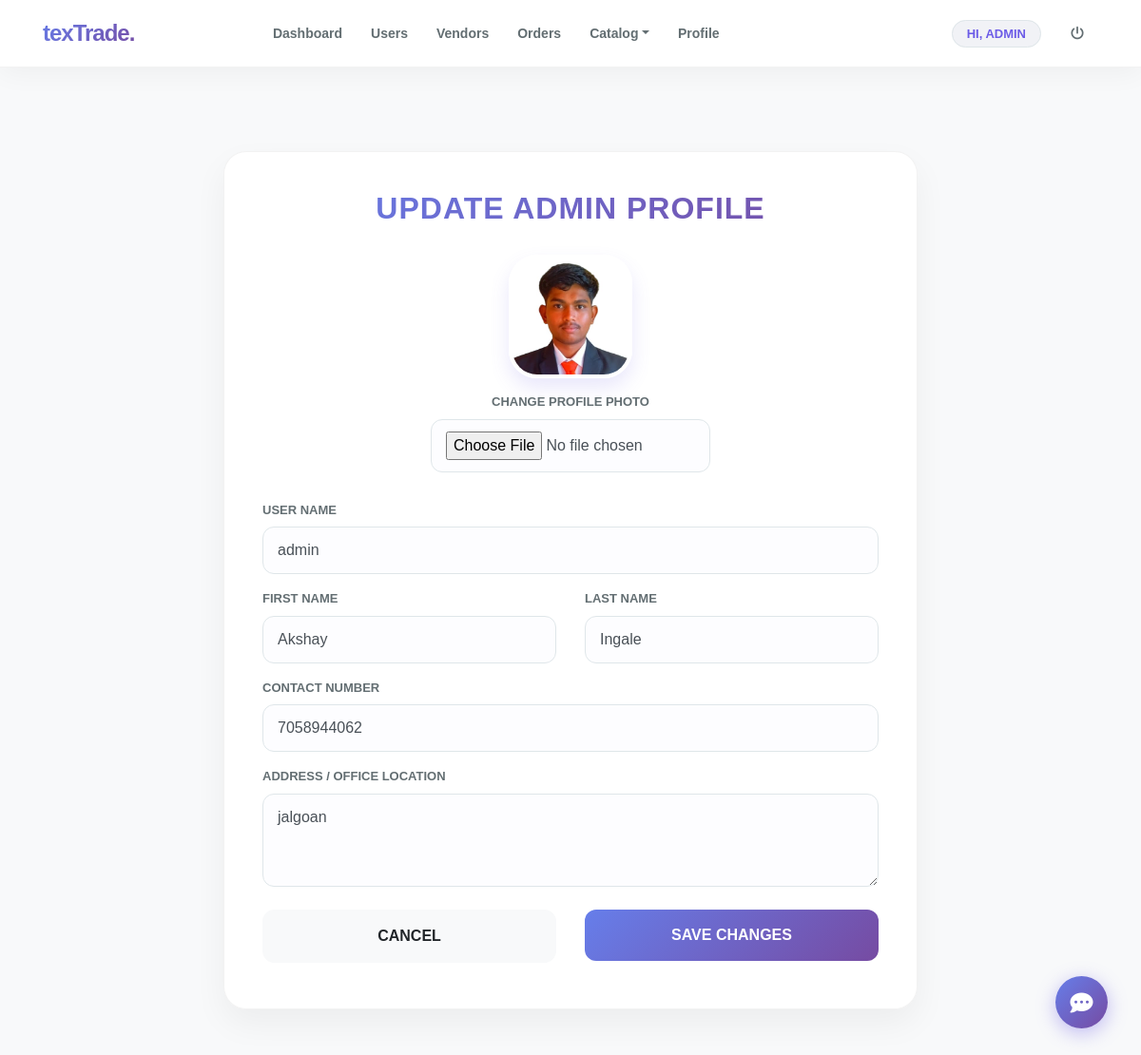
Page /admin_edit_profile (signed in) on the committed database.
### textiles/models.py (models this page shows, shortened)
class Admin(models.Model):
    id = models.AutoField(primary_key=True)
    user = models.ForeignKey(User, on_delete=models.CASCADE, null=True)
    image = models.FileField(upload_to='images/')
    address = models.CharField(max_length=50)
    contact = models.CharField(max_length=10)

### textiles/views.py (the view, shortened to what this page needs)
# urls.py: path('admin_edit_profile',Admin_edit_profile,name="admin_edit_profile"),
def Admin_edit_profile(request):
    if not request.user.is_authenticated:
        return redirect('login_admin')
    pro = Admin.objects.get(user=request.user)
    error = False
    return render(request, 'admin_edit_profile.html',{'pro':pro,'error': error})

### textiles/templates/admin_edit_profile.html (shortened to what this page needs)
{% extends 'navigation.html' %}
{% load static %}
{% block body %}
<div class="container">
    <div class="row justify-content-center">
        <div class="col-lg-8">
            <div class="edit-card">
                <h2 class="section-title">Update Admin Profile</h2>
                <form method="post" action="" enctype="multipart/form-data">
                    <div class="profile-preview-wrapper">
                        {% if pro.image %}
                            <img src="{{ pro.image.url }}" id="imgView" class="img-preview">
                        {% else %}
                            <img src="{% static 'images/admin-default.png' %}" id="imgView" class="img-preview">
                        {% endif %}
                        <div class="col-md-6 mx-auto">
                            <label class="form-label">Change Profile Photo</label>
                            <input type="file" name="image" class="form-control" onchange="previewImage(event)">
                        </div>
                    </div>
                    <div class="row">
                        <div class="col-md-12 mb-3">
                         <label class="form-label">User Name</label>
                            <input type="text" name="uname" class="form-control" value="{{ pro.user.username }}" required>
                         </div>
                    </div>
                    <div class="row">
                        <div class="col-md-6 mb-3">
                            <label class="form-label">First Name</label>
                            <input type="text" name="fname" class="form-control" value="{{ pro.user.first_name }}" required>
                        </div>
                        <div class="col-md-6 mb-3">
                            <label class="form-label">Last Name</label>
                            <input type="text" name="lname" class="form-control" value="{{ pro.user.last_name }}" required>
                        </div>
                    </div>
                    <div class="mb-3">
                        <label class="form-label">Contact Number</label>
                        <input type="text" name="contact" class="form-control" value="{{ pro.contact }}" required>
                    </div>
                    <div class="mb-3">
                        <label class="form-label">Address / Office Location</label>
                        <textarea name="address" class="form-control" rows="3" required>{{ pro.address }}</textarea>
                    </div>
                    <div class="row mt-4">
                        <div class="col-md-6 mb-2">
                            <a href="{% url 'admin_profile' %}" class="btn btn-block btn-light" style="border-radius: 12px; padding: 15px; font-weight: 700;">CANCEL</a>
                        </div>
                        <div class="col-md-6">
                            <button type="submit" class="btn-save" style="margin-top:0;">SAVE CHANGES</button>
                        </div>
                    </div>
                </form>
            </div>
        </div>
    </div>
</div>
{% endblock %}

### textiles/templates/navigation.html (shortened to what this page needs)
<!DOCTYPE html>
<html lang="en">
<head>
    {% load static %}
    <link rel="stylesheet" href="https://maxcdn.bootstrapcdn.com/bootstrap/4.0.0/css/bootstrap.min.css">
    <link rel="stylesheet" href="https://cdnjs.cloudflare.com/ajax/libs/font-awesome/6.4.0/css/all.min.css">
</head>
<body>
<nav class="navbar navbar-expand-lg fixed-top">
    <div class="container">
        <a class="navbar-brand" href="{% url 'home' %}">texTrade.</a>
        <div class="collapse navbar-collapse" id="mainNavbar">
            <ul class="navbar-nav mx-auto">
                {% if request.user.is_superuser %}
                    <li class="nav-item"><a class="nav-link" href="{% url 'admin_home' %}">Dashboard</a></li>
                    <li class="nav-item"><a class="nav-link" href="{% url 'view_user' %}">Users</a></li>
                    <li class="nav-item"><a class="nav-link" href="{% url 'view_vendors' %}">Vendors</a></li>
                     <li class="nav-item"><a class="nav-link" href="{% url 'admin_viewBooking' %}">Orders</a></li>
                    <li class="nav-item dropdown">
                        <a class="nav-link dropdown-toggle" href="#" data-toggle="dropdown">Catalog</a>
                    </li>
                    <li class="nav-item"><a class="nav-link" href="{% url 'admin_profile' %}">Profile</a></li>
                {% elif request.user.is_staff and not request.user.is_superuser %}
                    <li class="nav-item"><a class="nav-link" href="{% url 'vendor_home' %}">Vendor Home</a></li>
                    <li class="nav-item"><a class="nav-link" href="{% url 'vendor_edit_profile' %}">Profile</a></li>
                    <li class="nav-item"><a class="nav-link" href="{% url 'vendor_change_password' %}">Security</a></li>
                {% else %}
                    <li class="nav-item"><a class="nav-link" href="{% url 'home' %}">Home</a></li>
                    <li class="nav-item"><a class="nav-link" href="{% url 'about' %}">About</a></li>
                    <li class="nav-item"><a class="nav-link" href="{% url 'contact' %}">Contact</a></li>
                {% endif %}
            </ul>
            <ul class="navbar-nav ml-auto align-items-center">
                {% if request.user.is_authenticated %}
                    <li class="nav-item mr-3">
                        <span class="welcome-badge">HI, {{ request.user.username }}</span>
                    </li>
                    <li class="nav-item">
                        <a class="nav-link text-danger" href="{% url 'logout' %}"><i class="fas fa-power-off"></i></a>
                    </li>
                {% else %}
                    <li class="nav-item"><a class="nav-link" href="{% url 'login' %}">User Login</a></li>
                    <li class="nav-item"><a class="nav-link" href="{% url 'login_admin' %}">Admin Login</a></li>
                    <li class="nav-item ml-lg-2"><a class="nav-link btn-vendor" href="{% url 'loginvender' %}">Vendor Login</a></li>
                {% endif %}
            </ul>
        </div>
    </div>
</nav>
{% block body %}
{% endblock %}
{% if request.user.is_authenticated  %}
<button class="chatbot-toggler" onclick="document.body.classList.toggle('show-chatbot')">
    <i class="fas fa-comment-dots"></i>
</button>
{% endif %}
</body>
</html>

### textiles/templates/navigation.html (style rules this page uses)
:root { --glass-bg: rgba(255, 255, 255, 0.95); --main-gradient: linear-gradient(135deg, #667eea 0%, #764ba2 100%); --text-dark: #2d3436; --accent-purple: #6c5ce7; }
body { font-family: 'Outfit', sans-serif; background-color: #ffffff; color: var(--text-dark); padding-top: 85px; }
.navbar { background: var(--glass-bg) !important; backdrop-filter: blur(10px); border-bottom: 1px solid rgba(0,0,0,0.05); box-shadow: 0 4px 30px rgba(0, 0, 0, 0.05); padding: 12px 0; }
.navbar-brand { font-weight: 700; font-size: 24px; background: var(--main-gradient); -webkit-background-clip: text; -webkit-text-fill-color: transparent; letter-spacing: -1px; }
.nav-link { color: #636e72 !important; font-weight: 600; font-size: 14px; margin: 0 3px; padding: 8px 12px !important; border-radius: 10px; transition: 0.2s; }
.welcome-badge { background: #f1f2f6; padding: 6px 15px; border-radius: 50px; font-size: 13px; font-weight: 700; color: var(--accent-purple); border: 1px solid #dfe6e9; text-transform: uppercase; }
.chatbot-toggler { position: fixed; bottom: 30px; right: 35px; outline: none; border: none; height: 55px; width: 55px; display: flex; cursor: pointer; align-items: center; justify-content: center; border-radius: 50%; background: var(--main-gradient); transition: all 0.2s ease; box-shadow: 0 5px 20px rgba(108, 92, 231, 0.4); z-index: 1000; }
.chatbot-toggler i { color: #fff; position: absolute; font-size: 24px; }

### textiles/templates/admin_edit_profile.html (style rules this page uses)
:root { --glass-bg: rgba(255, 255, 255, 0.95); --main-gradient: linear-gradient(135deg, #667eea 0%, #764ba2 100%); --admin-accent: #6c5ce7; }
body { background-color: #f8f9fa; font-family: 'Poppins', sans-serif; }
.edit-card { background: var(--glass-bg); border-radius: 24px; padding: 40px; box-shadow: 0 15px 35px rgba(0,0,0,0.05); border: 1px solid rgba(0,0,0,0.05); margin-top: 50px; margin-bottom: 50px; backdrop-filter: blur(10px); }
.section-title { font-weight: 800; background: var(--main-gradient); -webkit-background-clip: text; -webkit-text-fill-color: transparent; text-transform: uppercase; letter-spacing: 1px; margin-bottom: 30px; text-align: center; }
.profile-preview-wrapper { text-align: center; margin-bottom: 30px; }
.img-preview { width: 130px; height: 130px; border-radius: 30px; object-fit: cover; border: 4px solid white; box-shadow: 0 10px 20px rgba(108, 92, 231, 0.15); margin-bottom: 15px; }
.form-label { font-weight: 700; color: #636e72; font-size: 13px; text-transform: uppercase; margin-bottom: 8px; display: block; }
.form-control { border-radius: 12px; padding: 12px 15px; border: 1px solid #dfe6e9; background: #fdfdff; transition: 0.3s; }
.btn-save { background: var(--main-gradient); color: white !important; border: none; border-radius: 12px; padding: 15px; font-weight: 700; text-transform: uppercase; width: 100%; margin-top: 20px; transition: 0.3s; }

### rows in the picture
Admin: image (picture), uname "admin", fname "Akshay", lname "Ingale", contact "7058944062", address "jalgoan"

### other values in the picture
{{ request.user.username }} "ADMIN"
